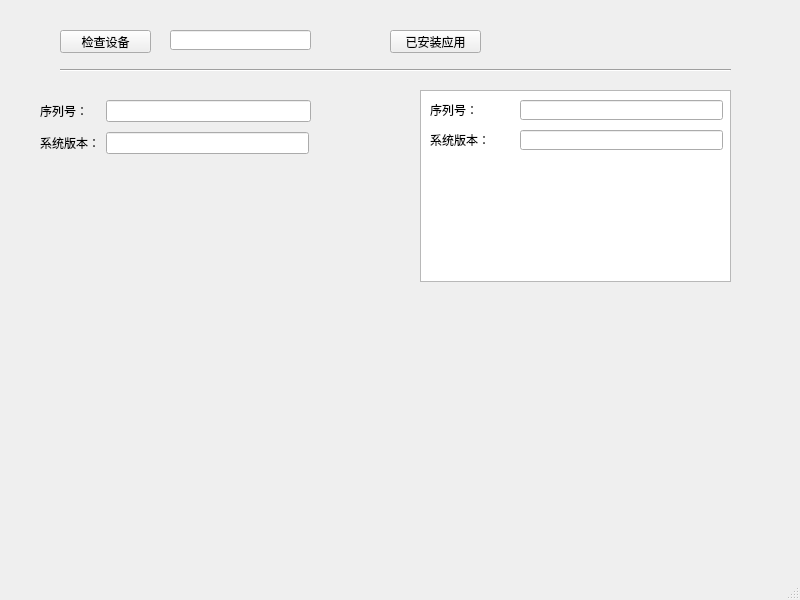
<?xml version="1.0" encoding="UTF-8"?>
<ui version="4.0">
 <class>MainWindow</class>
 <widget class="QMainWindow" name="MainWindow">
  <property name="geometry">
   <rect>
    <x>0</x>
    <y>0</y>
    <width>800</width>
    <height>600</height>
   </rect>
  </property>
  <property name="windowTitle">
   <string>MainWindow</string>
  </property>
  <widget class="QWidget" name="centralwidget">
   <widget class="QWidget" name="formLayoutWidget">
    <property name="geometry">
     <rect>
      <x>40</x>
      <y>90</y>
      <width>271</width>
      <height>441</height>
     </rect>
    </property>
    <layout class="QFormLayout" name="formLayout">
     <property name="verticalSpacing">
      <number>10</number>
     </property>
     <property name="topMargin">
      <number>10</number>
     </property>
     <item row="0" column="0">
      <widget class="QLabel" name="label">
       <property name="text">
        <string>序列号：</string>
       </property>
      </widget>
     </item>
     <item row="0" column="1">
      <widget class="QLineEdit" name="lineEdit_2">
       <property name="enabled">
        <bool>true</bool>
       </property>
       <property name="maxLength">
        <number>50</number>
       </property>
      </widget>
     </item>
     <item row="1" column="0">
      <widget class="QLabel" name="label_2">
       <property name="text">
        <string>系统版本：</string>
       </property>
      </widget>
     </item>
     <item row="1" column="1">
      <widget class="QLineEdit" name="lineEdit_3">
       <property name="maximumSize">
        <size>
         <width>203</width>
         <height>16777215</height>
        </size>
       </property>
       <property name="toolTip">
        <string>&lt;html&gt;&lt;head/&gt;&lt;body&gt;&lt;p&gt;默认提示&lt;/p&gt;&lt;/body&gt;&lt;/html&gt;</string>
       </property>
      </widget>
     </item>
    </layout>
   </widget>
   <widget class="QPushButton" name="pushButton">
    <property name="geometry">
     <rect>
      <x>60</x>
      <y>30</y>
      <width>91</width>
      <height>23</height>
     </rect>
    </property>
    <property name="text">
     <string>检查设备</string>
    </property>
   </widget>
   <widget class="QLineEdit" name="lineEdit">
    <property name="geometry">
     <rect>
      <x>170</x>
      <y>30</y>
      <width>141</width>
      <height>20</height>
     </rect>
    </property>
   </widget>
   <widget class="QTableWidget" name="tableWidget">
    <property name="geometry">
     <rect>
      <x>420</x>
      <y>90</y>
      <width>311</width>
      <height>192</height>
     </rect>
    </property>
   </widget>
   <widget class="QLabel" name="label_3">
    <property name="geometry">
     <rect>
      <x>430</x>
      <y>100</y>
      <width>48</width>
      <height>20</height>
     </rect>
    </property>
    <property name="text">
     <string>序列号：</string>
    </property>
   </widget>
   <widget class="QLineEdit" name="lineEdit_4">
    <property name="geometry">
     <rect>
      <x>520</x>
      <y>100</y>
      <width>203</width>
      <height>20</height>
     </rect>
    </property>
    <property name="maxLength">
     <number>50</number>
    </property>
   </widget>
   <widget class="QPushButton" name="pushButton_2">
    <property name="geometry">
     <rect>
      <x>390</x>
      <y>30</y>
      <width>91</width>
      <height>23</height>
     </rect>
    </property>
    <property name="text">
     <string>已安装应用</string>
    </property>
   </widget>
   <widget class="Line" name="line">
    <property name="geometry">
     <rect>
      <x>60</x>
      <y>60</y>
      <width>671</width>
      <height>20</height>
     </rect>
    </property>
    <property name="orientation">
     <enum>Qt::Horizontal</enum>
    </property>
   </widget>
   <widget class="QLineEdit" name="lineEdit_5">
    <property name="geometry">
     <rect>
      <x>520</x>
      <y>130</y>
      <width>203</width>
      <height>20</height>
     </rect>
    </property>
   </widget>
   <widget class="QLabel" name="label_4">
    <property name="geometry">
     <rect>
      <x>430</x>
      <y>130</y>
      <width>60</width>
      <height>20</height>
     </rect>
    </property>
    <property name="text">
     <string>系统版本：</string>
    </property>
   </widget>
  </widget>
  <widget class="QStatusBar" name="statusbar"/>
 </widget>
 <resources/>
 <connections/>
</ui>
